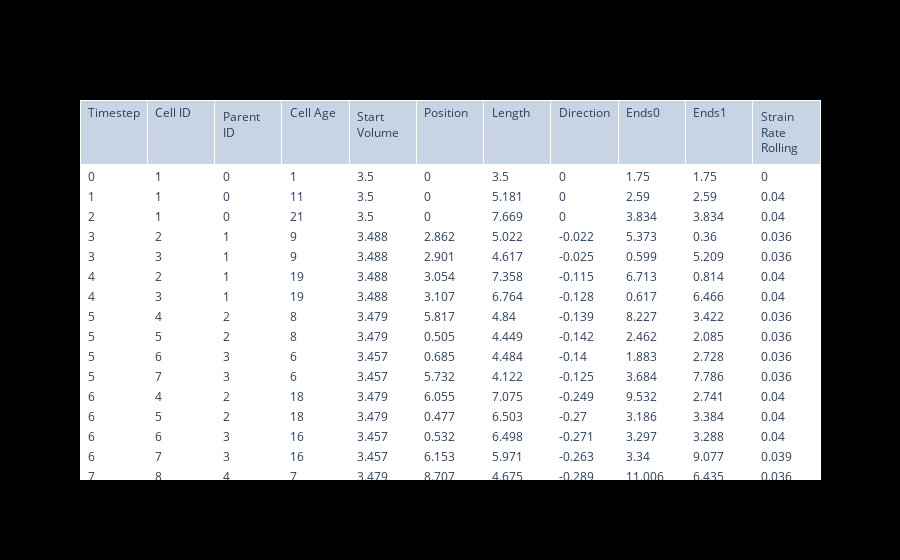

Write notebook code for a chart like this one.
### Code cell
folder_to_explore = 'PATH_TO_A_SIMULATION_FOLDER' 
sims, step_sizes = pickle_explorer(folder_to_explore,[],[])    

## Below code is to save the data in csv format for visualization
# import csv
# csv_file_name = './outputs.csv'


# with open(csv_file_name, 'w', newline='') as csvfile:
#     csv_writer = csv.writer(csvfile)

#     #id, parent, cellAge, startVol, pos, length, dir, ends0, ends1, strainRate_rolling
#     csv_writer.writerow(['Timestep', 'Cell ID', 'Parent ID', 'Cell Age', 'Start Volume', 'Position', 'Length', 'Direction', 'Ends0', 'Ends1', 'Strain Rate Rolling'])

#     for i in range(len(sims)):
#         sim = sims[i]

#         for j in range(sim.shape[0]):

#             csv_writer.writerow([i, int(sim[j][0]), int(sim[j][1]), f"{sim[j][2]:.3f}", f"{sim[j][3]:.3f}", f"{sim[j][4]:.3f}", f"{sim[j][5]:.3f}", f"{sim[j][6]:.3f}", f"{sim[j][7]:.3f}", f"{sim[j][8]:.3f}", f"{sim[j][9]:.3f}"])


def scrollable_table(df):
    import plotly.graph_objs as go
    
    fig = go.Figure(data=[go.Table(
        header=dict(values=list(df.columns),
                    align='left'),
        cells=dict(values=[df[i] for i in df.columns],
                   align='left',
                   fill_color='white'))  # Set the background color of the table cells to dark grey
    ])

    # Set the background color of the entire figure to dark grey
    fig.update_layout(
        paper_bgcolor='black',
        plot_bgcolor='black'
    )

    return fig
scrollable_table(pd.read_csv('/home/stormageddon/MITACS/GNN/simulation_data.csv'))

### Figure 1 — Plotly figure (JSON) as saved in the notebook; plotly's stock layout.template omitted (floating-point values rounded to 4 significant figures; data arrays with more than 128 entries replaced by an {"elided": "..."} marker saying what was removed)
{"data": [{"cells": {"align": "left", "fill": {"color": "white"}, "values": {"elided": "11x1413 float values"}}, "header": {"align": "left", "values": ["Timestep", "Cell ID", "Parent ID", "Cell Age", "Start Volume", "Position", "Length", "Direction", "Ends0", "Ends1", "Strain Rate Rolling"]}, "type": "table"}], "layout": {"paper_bgcolor": "black", "plot_bgcolor": "black"}}
